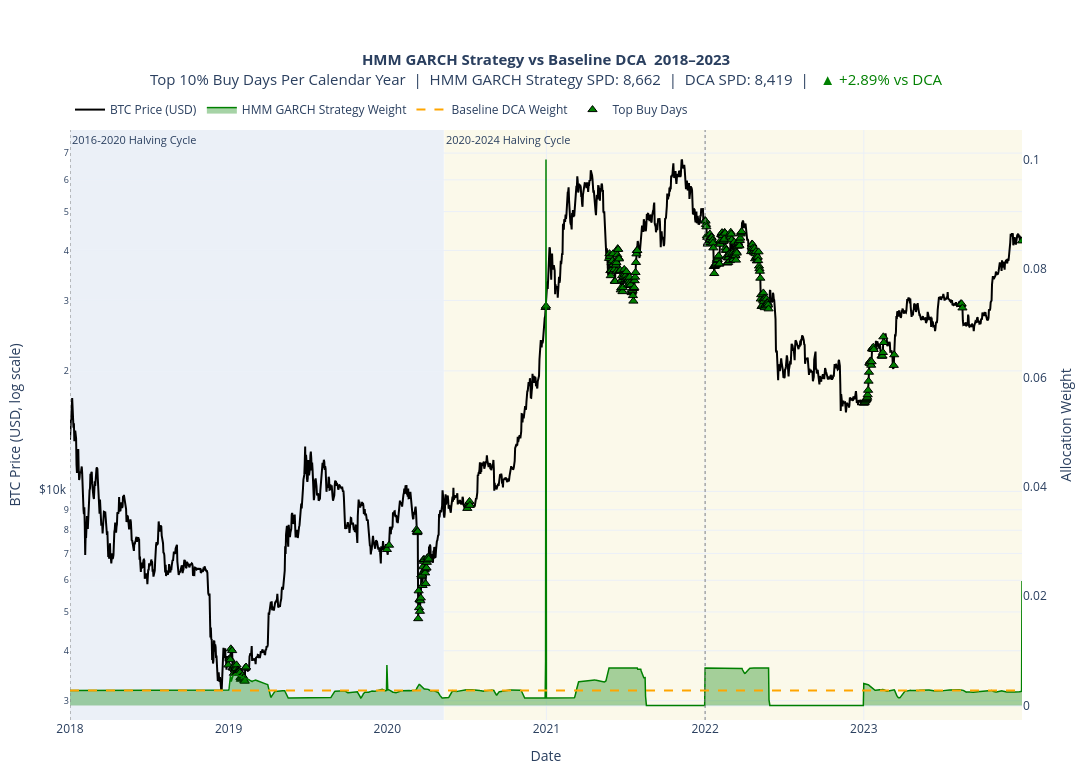

Write notebook code for a chart like this one.
### Code cell
combined_plot_df = pd.concat(
        [
            plot_df,
            #test_plot_df
        ]
    ).sort_values("date").reset_index(drop=True)

cols = plots.StrategyColumns(
    weight="hmm_weight",
    spd="sats_per_dollar_hmm",
    sats_accum="sats_accum_hmm",
)

# Full period
full_plot = plots.plot_strategy_full_period(
    combined_plot_df, 
    cols, 
    "HMM GARCH Strategy", 
    date_range=("2018-01-01", str(combined_plot_df["date"].max().date())),
    #test_start_date="2024-01-01"
)
plt.show()

### Figure 1 — Plotly figure (JSON) as saved in the notebook; plotly's stock layout.template omitted (floating-point values rounded to 4 significant figures; data arrays with more than 128 entries replaced by an {"elided": "..."} marker saying what was removed)
{"data": [{"customdata": {"elided": "2190x8 mixed values"}, "hovertemplate": "<b>Date</b>: %{x|%Y-%m-%d}<br><b>Year</b>: %{customdata[0]}<br><b>Cycle</b>: %{customdata[1]}<br><b>BTC Price</b>: $%{y:,.2f}<br><b>HMM GARCH Strategy Weight</b>: %{customdata[2]:.8f}<br><b>DCA Weight</b>: %{customdata[3]:.8f}<br><b>HMM GARCH Strategy sats/$</b>: %{customdata[4]:,.2f}<br><b>DCA sats/$</b>: %{customdata[5]:,.2f}<br><b>HMM GARCH Strategy sats accum.</b>: %{customdata[6]:,.2f}<br><b>DCA sats accum.</b>: %{customdata[7]:,.2f}<extra></extra>", "line": {"color": "black", "width": 2}, "mode": "lines", "name": "BTC Price (USD)", "type": "scatter", "x": {"elided": "2190 str values"}, "y": {"elided": "2190 float values"}, "yaxis": "y"}, {"customdata": {"elided": "2190x5 mixed values"}, "fill": "tozeroy", "fillcolor": "rgba(0, 128, 0, 0.35)", "hovertemplate": "<b>Date</b>: %{x|%Y-%m-%d}<br><b>Year</b>: %{customdata[0]}<br><b>Cycle</b>: %{customdata[1]}<br><b>HMM GARCH Strategy Weight</b>: %{y:.8f}<br><b>BTC Price</b>: $%{customdata[2]:,.2f}<br><b>HMM GARCH Strategy sats/$</b>: %{customdata[3]:,.2f}<br><b>HMM GARCH Strategy sats accum.</b>: %{customdata[4]:,.2f}<extra></extra>", "line": {"color": "green", "width": 1.5}, "mode": "lines", "name": "HMM GARCH Strategy Weight", "type": "scatter", "x": {"elided": "2190 str values"}, "y": {"elided": "2190 float values"}, "yaxis": "y2"}, {"customdata": {"elided": "2190x5 mixed values"}, "hovertemplate": "<b>Date</b>: %{x|%Y-%m-%d}<br><b>Year</b>: %{customdata[0]}<br><b>Cycle</b>: %{customdata[1]}<br><b>DCA Weight</b>: %{y:.8f}<br><b>BTC Price</b>: $%{customdata[2]:,.2f}<br><b>DCA sats/$</b>: %{customdata[3]:,.2f}<br><b>DCA sats accum.</b>: %{customdata[4]:,.2f}<extra></extra>", "line": {"color": "orange", "dash": "dash", "width": 2}, "mode": "lines", "name": "Baseline DCA Weight", "type": "scatter", "x": {"elided": "2190 str values"}, "y": {"elided": "2190 float values"}, "yaxis": "y2"}, {"customdata": {"elided": "304x3 float values"}, "hovertemplate": "<b>Top Buy Date</b>: %{x|%Y-%m-%d}<br><b>Year</b>: %{customdata[0]}<br><b>BTC Price</b>: $%{y:,.2f}<br><b>HMM GARCH Strategy Weight</b>: %{customdata[1]:.8f}<br><b>Year Threshold</b>: %{customdata[2]:.8f}<extra></extra>", "marker": {"color": "green", "line": {"color": "black", "width": 1}, "size": 8, "symbol": "triangle-up"}, "mode": "markers", "name": "Top Buy Days", "type": "scatter", "x": {"elided": "304 str values"}, "y": {"elided": "304 float values"}, "yaxis": "y"}], "layout": {"annotations": [{"font": {"size": 11}, "showarrow": false, "text": "2016-2020 Halving Cycle", "x": "2018-01-01T00:00:00", "xanchor": "left", "xref": "x", "y": 1, "yanchor": "top", "yref": "y domain"}, {"font": {"size": 11}, "showarrow": false, "text": "2020-2024 Halving Cycle", "x": "2020-05-11T00:00:00", "xanchor": "left", "xref": "x", "y": 1, "yanchor": "top", "yref": "y domain"}], "height": 780, "hovermode": "x unified", "legend": {"orientation": "h", "x": 0, "xanchor": "left", "y": 1.01, "yanchor": "bottom"}, "margin": {"b": 60, "l": 70, "r": 70, "t": 130}, "shapes": [{"fillcolor": "rgba(176, 196, 222, 0.25)", "layer": "below", "line": {"width": 0}, "opacity": 1, "type": "rect", "x0": "2018-01-01T00:00:00", "x1": "2020-05-10T00:00:00", "xref": "x", "y0": 0, "y1": 1, "yref": "y domain"}, {"fillcolor": "rgba(238, 232, 170, 0.25)", "layer": "below", "line": {"width": 0}, "opacity": 1, "type": "rect", "x0": "2020-05-11T00:00:00", "x1": "2023-12-31T00:00:00", "xref": "x", "y0": 0, "y1": 1, "yref": "y domain"}, {"line": {"color": "gray", "dash": "dot", "width": 1}, "type": "line", "x0": "2010-08-16T00:00:00", "x1": "2010-08-16T00:00:00", "xref": "x", "y0": 0, "y1": 1, "yref": "y domain"}, {"line": {"color": "gray", "dash": "dot", "width": 1}, "type": "line", "x0": "2014-01-01T00:00:00", "x1": "2014-01-01T00:00:00", "xref": "x", "y0": 0, "y1": 1, "yref": "y domain"}, {"line": {"color": "gray", "dash": "dot", "width": 1}, "type": "line", "x0": "2018-01-01T00:00:00", "x1": "2018-01-01T00:00:00", "xref": "x", "y0": 0, "y1": 1, "yref": "y domain"}, {"line": {"color": "gray", "dash": "dot", "width": 1}, "type": "line", "x0": "2022-01-01T00:00:00", "x1": "2022-01-01T00:00:00", "xref": "x", "y0": 0, "y1": 1, "yref": "y domain"}], "title": {"font": {"size": 15}, "text": "<b>HMM GARCH Strategy vs Baseline DCA  2018–2023</b><br>Top 10% Buy Days Per Calendar Year  |  HMM GARCH Strategy SPD: 8,662  |  DCA SPD: 8,419  |  <span style='color:green;'> <span style='color:green;'>▲ +2.89% vs DCA</span></span>", "x": 0.5}, "width": 1450, "xaxis": {"range": ["2018-01-01T00:00:00", "2023-12-31T00:00:00"], "showgrid": true, "title": {"text": "Date"}}, "yaxis": {"showgrid": true, "side": "left", "tickprefix": "$", "title": {"text": "BTC Price (USD, log scale)"}, "type": "log"}, "yaxis2": {"overlaying": "y", "showgrid": false, "side": "right", "title": {"text": "Allocation Weight"}}}}
